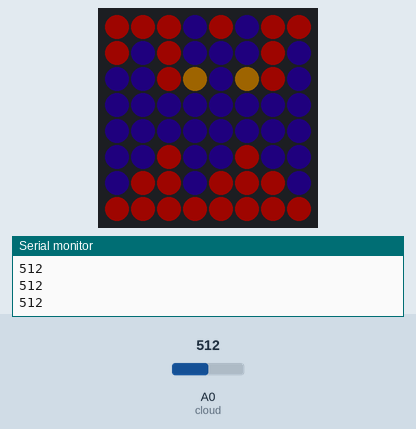
A sketch run on a simulated Arduino Uno, built with avr-gcc and run on an emulated ATmega328P. Parts: 8×8 RGB LED matrix (first LED top left, wired row by row), the last lines printed to the serial monitor. Inputs (shaded band) come from the test bench; at power-on: A0 (cloud) = 512. Dim RGB values are drawn brighter than linear.

Above: at 10.3 s.
10.4 s: A0 (cloud) set to 685
At 12.31 s:
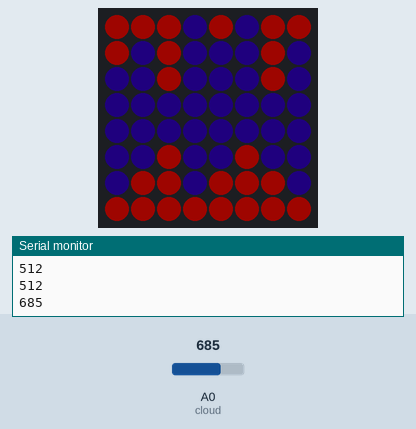
13.6 s: A0 (cloud) set to 715
At 16.1 s:
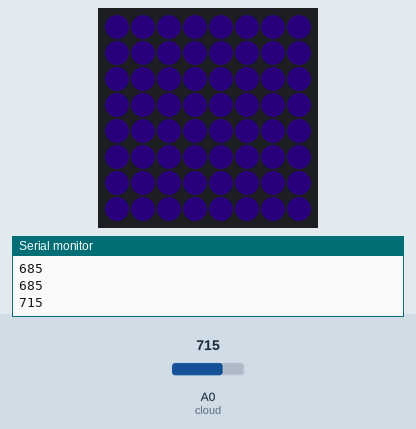
22.6 s: A0 (cloud) set to 611
27.1 s: A0 (cloud) set to 581
At 29.9 s:
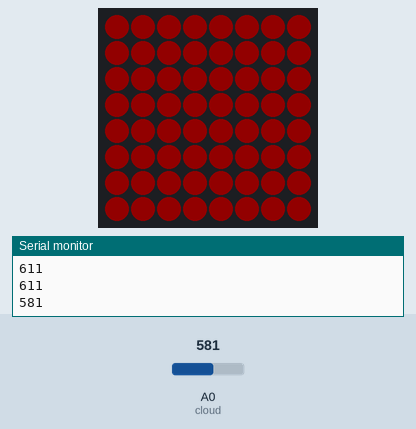
Timing chart, 0 to 31.4 s (numbered marks = the images above; inputs shaded):
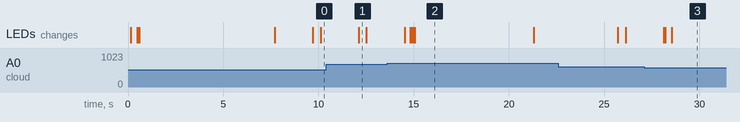

Measured:
- the behaviour switches between 700 and 701 on A0 (cloud) (found by bisection; images 1 and 2)
- the behaviour switches between 600 and 599 on A0 (cloud) (found by bisection; images 2 and 3)
- after the input at 13.6 s, the LEDs: first differ from a run without the input after 1.2 s (image 2 shows a later state)
- after the input at 27.1 s, the LEDs: first differ from a run without the input after 1.1 s (image 3 shows a later state)
- what the display in image 1 shows lasts 0.4 s, from 12.1 s to 12.5 s
- what the display in image 2 shows lasts 6.2 s, from 15.1 s to 21.3 s

The sketch:

halloweenpack.ino
```cpp
#include <Adafruit_NeoPixel.h>
#include <Adafruit_GFX.h>
#include <Adafruit_NeoMatrix.h>
#include "RGB.h"

#define PIN 1

Adafruit_NeoMatrix matrix = Adafruit_NeoMatrix(8, 8, PIN,
  NEO_MATRIX_TOP + NEO_MATRIX_LEFT +
  NEO_MATRIX_ROWS + NEO_MATRIX_PROGRESSIVE,
  NEO_GRB            + NEO_KHZ800);

bool eyesOn = true;
bool isBat = true;
bool isGhost = false;
int cloud = A0;

void setup() {
  Serial.begin(9600);
  matrix.begin();
  matrix.setBrightness(30);

  crossFade(off, orange, 50, 5);
  delay(1000);
  drawBat();
}

void loop() {
  int mode = analogRead(cloud);
  Serial.println(mode);
  if(isGhost && mode > 200 && mode < 600) {
    crossFade(purple, orange, 50, 5);
    drawBat();
    isGhost = false;
    isBat = true;
    delay(2000);
    return;
  }
  else if (isBat && mode > 700) {
    crossFade(orange, purple, 50, 5);
    drawGhost();
    isGhost = true;
    isBat = false;
    delay(2000);
    return;
  }

  if(eyesOn) {
    delay(2000);
  }
  else {
    delay(400);
  }
  blinkEyes();
}

// Fill the pixels one after the other with a color
void colorWipe(RGB color, uint8_t wait) {
  for(uint16_t row=0; row < 8; row++) {
    for(uint16_t column=0; column < 8; column++) {
      matrix.drawPixel(column, row, matrix.Color(color.r, color.g, color.b));
      matrix.show();
      delay(wait);
    }
  }
}

// Fade pixel (x, y) from startColor to endColor
void fadePixel(int x, int y, RGB startColor, RGB endColor, int steps, int wait) {
  for(int i = 0; i <= steps; i++)
  {
     int newR = startColor.r + (endColor.r - startColor.r) * i / steps;
     int newG = startColor.g + (endColor.g - startColor.g) * i / steps;
     int newB = startColor.b + (endColor.b - startColor.b) * i / steps;

     matrix.drawPixel(x, y, matrix.Color(newR, newG, newB));
     matrix.show();
     delay(wait);
  }
}

void setPixel(int x, int y, RGB color) {
  matrix.drawPixel(x, y, matrix.Color(color.r, color.g, color.b));
}

// Crossfade entire screen from startColor to endColor
void crossFade(RGB startColor, RGB endColor, int steps, int wait) {
  for(int i = 0; i <= steps; i++)
  {
     int newR = startColor.r + (endColor.r - startColor.r) * i / steps;
     int newG = startColor.g + (endColor.g - startColor.g) * i / steps;
     int newB = startColor.b + (endColor.b - startColor.b) * i / steps;

     matrix.fillScreen(matrix.Color(newR, newG, newB));
     matrix.show();
     delay(wait);
  }
}

void drawBat() {
  // This 8x8 array represents the LED matrix pixels.
  // A value of 1 means we’ll fade the pixel to purple
  int bat[8][8] = {
   {0, 0, 0, 1, 0, 1, 0, 0},
   {0, 1, 0, 1, 1, 1, 0, 1},
   {1, 1, 0, 1, 1, 1, 0, 1},
   {1, 1, 1, 1, 1, 1, 1, 1},
   {1, 1, 1, 1, 1, 1, 1, 1},
   {1, 1, 0, 1, 1, 0, 1, 1},
   {1, 0, 0, 1, 0, 0, 0, 1},
   {0, 0, 0, 0, 0, 0, 0, 0}
  };

  for(int row = 0; row < 8; row++) {
    for(int column = 0; column < 8; column++) {
     if(bat[row][column] == 1) {
       fadePixel(column, row, orange, purple, 30, 0);
     }
   }
  }

  fadePixel(3, 2, purple, yellow, 1, 0);
  fadePixel(5, 2, purple, yellow, 1, 0);
}

void drawGhost() {
  // This 8x8 array represents the LED matrix pixels.
  // A value of 1 means we’ll fade the pixel to white
  int ghost[8][8] = {
   {0, 0, 0, 1, 1, 1, 0, 0},
   {0, 0, 1, 1, 0, 1, 0, 0},
   {0, 0, 1, 1, 1, 1, 1, 0},
   {0, 1, 1, 1, 1, 0, 1, 1},
   {0, 0, 1, 1, 1, 0, 1, 0},
   {1, 0, 1, 1, 1, 1, 1, 0},
   {0, 1, 1, 1, 1, 1, 1, 0},
   {0, 0, 1, 1, 1, 1, 0, 0}
  };

  for(int row = 0; row < 8; row++) {
    for(int column = 0; column < 8; column++) {
     if(ghost[row][column] == 1) {
       fadePixel(column, row, purple, white, 30, 0);
     }
   }
  }

  fadePixel(4, 1, purple, yellow, 30, 0);
  fadePixel(6, 1, purple, yellow, 30, 0);

}

void blinkEyes() {
  //matrix.drawPixel(4, 1, matrix.Color(67, 32, 112));
  //matrix.drawPixel(6, 1, matrix.Color(67, 32, 112));
  if(eyesOn) {
    if(isGhost) {
      setPixel(4, 1, white);
      setPixel(6, 1, white);
    }
    else {
      setPixel(3, 2, purple);
      setPixel(5, 2, purple);
    }
    //matrix.drawPixel(x, y, matrix.Color(color.r, color.g, color.b));
    eyesOn = 0;

  }
  else
  {
    if(isGhost) {
      setPixel(4, 1, yellow);
      setPixel(6, 1, yellow);
    }
    else {
      setPixel(3, 2, yellow);
      setPixel(5, 2, yellow);
    }
    eyesOn = 1;
  }
  matrix.show();
}
```

RGB.h
```cpp
struct RGB {
  byte r;
  byte g;
  byte b;
};

// Define some colors we'll use frequently
RGB white = { 255, 255, 255 };
RGB red = { 255, 0, 0 };
RGB off = { 0, 0, 0 };
RGB orange = { 252, 80, 30 };
RGB purple = { 67, 32, 112 };
RGB yellow = { 255, 210, 0 };
```
